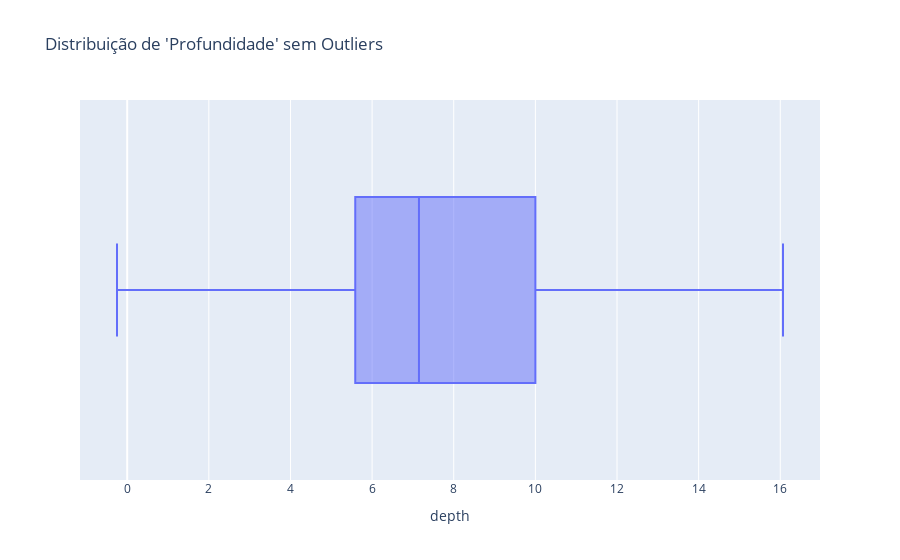

Notebook code for this chart:
### Code cell
df_sem_outliers = sem_nulos[(sem_nulos['depth'] >= limite_inferior) & (sem_nulos['depth'] <= limite_superior)]
deth_outlier = px.box(df_sem_outliers, x='depth', title="Distribuição de 'Profundidade' sem Outliers")
grafico_deth_outlier.show()

### Figure 1 — Plotly figure (JSON) as saved in the notebook; plotly's stock layout.template omitted (floating-point values rounded to 4 significant figures; data arrays with more than 128 entries replaced by an {"elided": "..."} marker saying what was removed)
{"data": [{"alignmentgroup": "True", "hovertemplate": "depth=%{x}<extra></extra>", "legendgroup": "", "marker": {"color": "#636efa"}, "name": "", "notched": false, "offsetgroup": "", "orientation": "h", "showlegend": false, "type": "box", "x": {"elided": "503 float values"}, "x0": " ", "xaxis": "x", "y0": " ", "yaxis": "y"}], "layout": {"autosize": true, "boxmode": "group", "legend": {"tracegroupgap": 0}, "title": {"text": "Distribuição de 'Profundidade' sem Outliers"}, "xaxis": {"anchor": "y", "autorange": true, "domain": [0, 1], "range": [-1.157, 16.97], "title": {"text": "depth"}, "type": "linear"}, "yaxis": {"anchor": "x", "autorange": true, "domain": [0, 1], "range": [-0.5, 0.5], "type": "category"}}}
